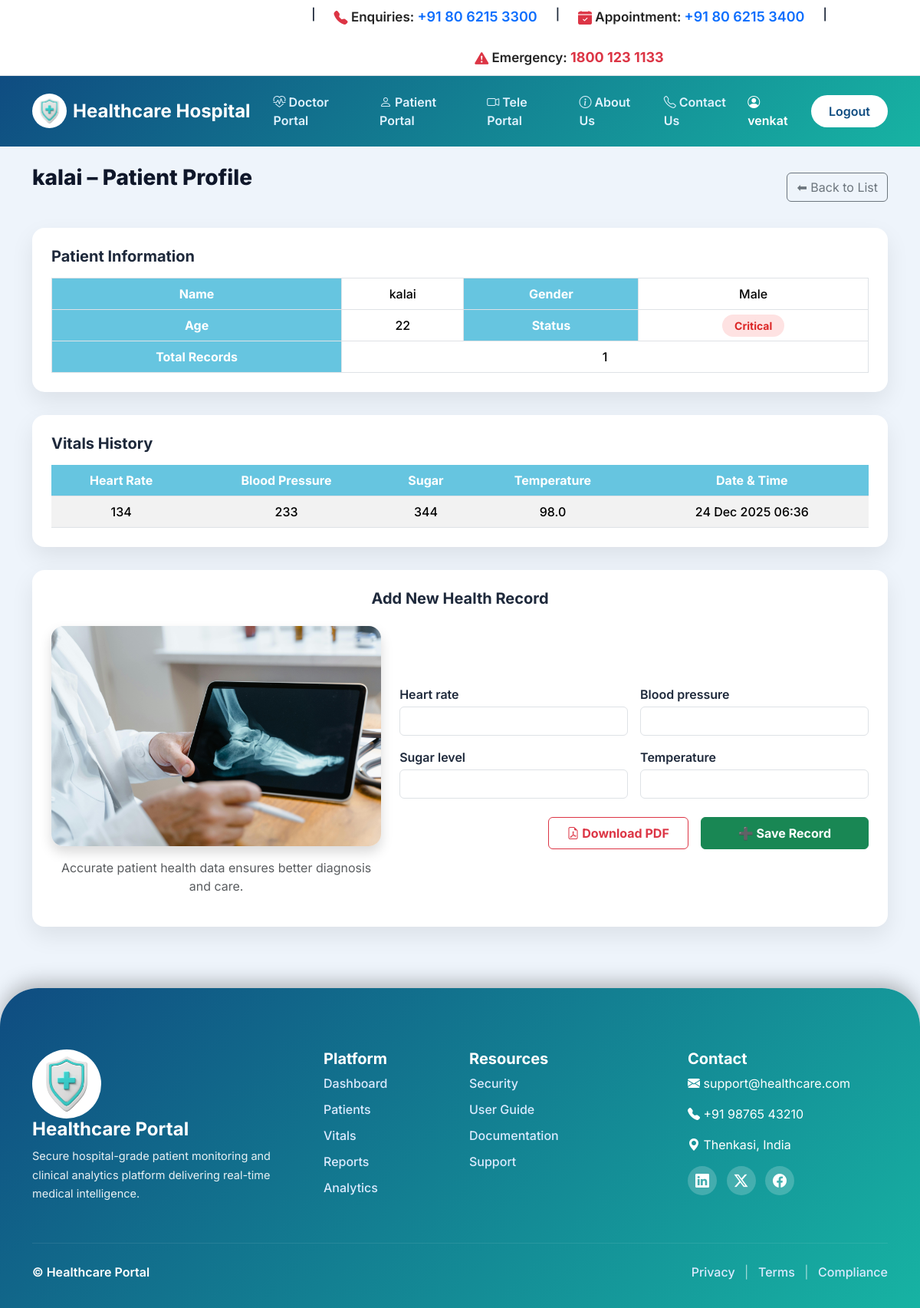
The app's page /patients/8/ (signed in) with its own data.
### patients/models.py (models this page shows, shortened)
class Patient(models.Model):
    GENDER_CHOICES = [
        ('Male', 'Male'),
        ('Female', 'Female'),
        ('Other', 'Other')
    ]
    name = models.CharField(max_length=200)
    age = models.PositiveIntegerField()
    gender = models.CharField(max_length=10, choices=GENDER_CHOICES)
    contact = models.CharField(max_length=20)
    address = models.TextField()
    created_at = models.DateTimeField(default=timezone.now)

class HealthRecord(models.Model):
    patient = models.ForeignKey(Patient, on_delete=models.CASCADE)
    heart_rate = models.PositiveIntegerField()
    blood_pressure = models.CharField(max_length=50)
    sugar_level = models.PositiveIntegerField()
    temperature = models.FloatField()
    updated_at = models.DateTimeField(auto_now=True)

### patients/views.py (the view, shortened to what this page needs)
# urls.py: path('patients/<int:pk>/', views.patient_detail, name='patient_detail'),
def patient_detail(request, pk):
    if not request.session.get("logged_in"):
        return redirect("login")
    patient = get_object_or_404(Patient, pk=pk)
    records = HealthRecord.objects.filter(patient=patient).order_by('-updated_at')
    form = HealthForm()
    return render(request, "patient_detail.html", {
        "patient": patient,
        "records": records,
        "form": form
    })

### patients/forms.py
class HealthForm(forms.ModelForm):
    class Meta:
        model = HealthRecord
        fields = ['heart_rate', 'blood_pressure', 'sugar_level', 'temperature']
        widgets = {
            'heart_rate': forms.NumberInput(attrs={'class': 'form-control'}),
            'blood_pressure': forms.TextInput(attrs={'class': 'form-control'}),
            'sugar_level': forms.NumberInput(attrs={'class': 'form-control'}),
            'temperature': forms.NumberInput(attrs={'class': 'form-control'}),
        }

### patients/templates/patient_detail.html (shortened to what this page needs)
{% extends "base.html" %}
{% load static %}
{% block content %}
<div class="d-flex justify-content-between align-items-center mb-4">
    <h2 class="page-title">
        {{ patient.name }} – Patient Profile
    </h2>
    <a href="{% url 'patient_list' %}" class="btn btn-outline-secondary">
        ⬅ Back to List
    </a>
</div>
<div class="table-section">
    <h5 class="fw-bold mb-3">Patient Information</h5>
    <table class="table table-bordered mb-0">
        <tr>
            <th>Name</th>
            <td>{{ patient.name }}</td>
            <th>Gender</th>
            <td>{{ patient.gender }}</td>
        </tr>
        <tr>
            <th>Age</th>
            <td>{{ patient.age }}</td>
            <th>Status</th>
            <td>
                {% if records.last.heart_rate and records.last.heart_rate > 100 %}
                    <span class="status-badge status-critical">Critical</span>
                {% else %}
                    <span class="status-badge status-stable">Stable</span>
                {% endif %}
            </td>
        </tr>
        <tr>
            <th>Total Records</th>
            <td colspan="3">{{ records|length }}</td>
        </tr>
    </table>
</div>
<div class="table-section">
    <h5 class="fw-bold mb-3">Vitals History</h5>
    <div class="table-responsive">
        <table class="table table-striped table-hover mb-0">
            <thead>
                <tr>
                    <th>Heart Rate</th>
                    <th>Blood Pressure</th>
                    <th>Sugar</th>
                    <th>Temperature</th>
                    <th>Date & Time</th>
                </tr>
            </thead>
            <tbody>
                {% for r in records %}
                <tr>
                    <td>{{ r.heart_rate|default:"--" }}</td>
                    <td>{{ r.blood_pressure|default:"--" }}</td>
                    <td>{{ r.sugar_level|default:"--" }}</td>
                    <td>{{ r.temperature|default:"--" }}</td>
                    <td>{{ r.updated_at|date:"d M Y H:i" }}</td>
                </tr>
                {% empty %}
                <tr>
                    <td colspan="5" class="text-center text-muted">
                        No health records found
                    </td>
                </tr>
                {% endfor %}
            </tbody>
        </table>
    </div>
</div>
<div class="table-section">
    <h5 class="fw-bold mb-4 text-center">Add New Health Record</h5>
    <div class="row align-items-center g-4">
        <div class="col-lg-5 text-center">
            <img src="/static/images/pic17.jpg"
                 alt="Health Record"
                 class="img-fluid rounded-4 shadow"
                 style="max-height: 320px;">
            <p class="text-muted mt-3">
                Accurate patient health data ensures better diagnosis and care.
            </p>
        </div>
        <div class="col-lg-7">
            <form method="POST">
                <div class="row g-3">
                    {% for field in form %}
                    <div class="col-md-6">
                        <label class="fw-semibold mb-1">
                            {{ field.label }}
                        </label>
                        {{ field }}
                    </div>
                    {% endfor %}
                </div>
                <div class="d-flex justify-content-end gap-3 mt-4">
                  <a href="{% url 'patient_pdf' patient.id %}"
                    class="btn btn-outline-danger px-4 py-2 fw-bold">
                    <i class="bi bi-file-earmark-pdf"></i> Download PDF
                    </a>
                    <button type="submit"
                            class="btn btn-success px-5 py-2 fw-bold">
                        ➕ Save Record
                    </button>
                </div>
            </form>
        </div>
    </div>
</div>
{% endblock %}

### patients/templates/base.html (shortened to what this page needs)
{% load static %}
<!DOCTYPE html>
<html lang="en">
<head>
    <link href="https://cdn.jsdelivr.net/npm/bootstrap@5.3.3/dist/css/bootstrap.min.css" rel="stylesheet">
    <link href="https://cdn.jsdelivr.net/npm/bootstrap-icons@1.11.1/font/bootstrap-icons.css" rel="stylesheet">
</head>
<body>
<div class="top-header py-2 border-bottom">
  <div class="container">
    <div class="row align-items-center text-center text-lg-start">
      <div class="col-lg-9 mb-2 mb-lg-0">
        <div class="d-flex flex-wrap justify-content-center gap-4 small fw-semibold">
            |
          <span>
            <i class="bi bi-telephone-fill text-danger"></i>
            Enquiries: <span class="text-primary">+91 80 6215 3300</span>
          </span> |
          <span>
            <i class="bi bi-calendar-check-fill text-danger"></i>
            Appointment: <span class="text-primary">+91 80 6215 3400</span>
          </span>|
          <span>
            <i class="bi bi-exclamation-triangle-fill text-danger"></i>
            Emergency: <span class="text-danger fw-bold">1800 123 1133</span>
          </span>
        </div>
      </div>
    </div>
  </div>
</div>
<nav class="navbar navbar-expand-lg navbar-dark medical-navbar">
  <div class="container">
    <a class="navbar-brand d-flex align-items-center gap-2" href="{% url 'overview' %}">
      <img src="{% static 'images/name1.jpg' %}"
           style="width:45px;height:45px;border-radius:50%;background:#fff;padding:4px">
      Healthcare Hospital
    </a>
    <div class="collapse navbar-collapse" id="mainNavbar">
      <ul class="navbar-nav mx-auto">
        <li class="nav-item">
          <a class="nav-link" href="{% url 'doctor_portal' %}">
            <i class="bi bi-heart-pulse"></i> Doctor Portal
          </a>
        </li>
        <li class="nav-item">
          <a class="nav-link" href="{% url 'patient_portal' %}">
            <i class="bi bi-person"></i> Patient Portal
          </a>
        </li>
        <li class="nav-item">
          <a class="nav-link" href="{% url 'tele_portal' %}">
            <i class="bi bi-camera-video"></i> Tele Portal
          </a>
        </li>
        <li class="nav-item">
          <a class="nav-link" href="{% url 'about' %}">
            <i class="bi bi-info-circle"></i> About Us
          </a>
        </li>
        <li class="nav-item">
          <a class="nav-link" href="{% url 'contact' %}">
            <i class="bi bi-telephone"></i> Contact Us
          </a>
        </li>
      </ul>
      {% if user.is_authenticated %}
        <span class="text-white fw-semibold me-3">
          <i class="bi bi-person-circle"></i> {{ user.username }}
        </span>
        <a href="{% url 'logout' %}" class="btn btn-nav">Logout</a>
      {% else %}
        <a href="{% url 'login' %}" class="btn btn-nav">Login</a>
      {% endif %}
    </div>
  </div>
</nav>
<main class="container mt-4 mb-5">
    {% block content %}{% endblock %}
</main>
<footer class="medical-footer">
  <div class="container">
    <div class="row gy-4">
      <div class="col-lg-4">
        <div class="footer-brand">
          <img src="{% static 'images/name1.jpg' %}">
          <h4>Healthcare Portal</h4>
          <p>
            Secure hospital-grade patient monitoring and clinical analytics
            platform delivering real-time medical intelligence.
          </p>
        </div>
      </div>
      <div class="col-lg-2 col-md-6">
        <h5>Platform</h5>
        <ul>
          <li><a href="{% url 'overview' %}">Dashboard</a></li>
          <li><a href="#">Patients</a></li>
          <li><a href="#">Vitals</a></li>
          <li><a href="#">Reports</a></li>
          <li><a href="#">Analytics</a></li>
        </ul>
      </div>
      <div class="col-lg-3 col-md-6">
        <h5>Resources</h5>
        <ul>
          <li><a href="#">Security</a></li>
          <li><a href="#">User Guide</a></li>
          <li><a href="#">Documentation</a></li>
          <li><a href="#">Support</a></li>
        </ul>
      </div>
      <div class="col-lg-3">
        <h5>Contact</h5>
        <p><i class="bi bi-envelope-fill"></i> support@healthcare.com</p>
        <p><i class="bi bi-telephone-fill"></i> +91 98765 43210</p>
        <p><i class="bi bi-geo-alt-fill"></i> Thenkasi, India</p>
        <div class="footer-social mt-2">
          <a href="#"><i class="bi bi-linkedin"></i></a>
          <a href="#"><i class="bi bi-twitter-x"></i></a>
          <a href="#"><i class="bi bi-facebook"></i></a>
        </div>
      </div>
    </div>
    <hr>
    <div class="footer-bottom">
      <p>© {{ now|date:"Y" }} Healthcare Portal</p>
      <div class="footer-bottom-links">
        <a href="#">Privacy</a>
        <span>|</span>
        <a href="#">Terms</a>
        <span>|</span>
        <a href="#">Compliance</a>
      </div>
    </div>
  </div>
</footer>
</body>
</html>

### patients/templates/base.html (style rules this page uses)
:root { --primary:#0f4c81; --accent:#17b3a3; --dark:#0f172a; --light:#f8fafc; --glass:rgba(255,255,255,.95); }
body { background:#eef4fb; font-family:'Inter','Segoe UI',sans-serif; color:#1e293b; }
.top-header { background-color: #ffffff; font-size: 17px; }
.top-header span { font-size: 17px; color: #222; }
.top-header i { font-size: 18px; vertical-align: middle; }
.top-header .text-primary { font-size: 18px; font-weight: 600; }
.top-header .text-danger { font-size: 18px; font-weight: 700; }
.top-header .fw-semibold { gap: 16px; }
.medical-navbar { background:linear-gradient(135deg,var(--primary),var(--accent)); padding:14px 0; position:sticky; top:0; z-index:1200; }
.navbar-brand { font-size:24px; font-weight:700; }
.nav-link { color:#e0f2fe !important; font-weight:600; margin:0 6px; }
.btn-nav { background:#fff; color:var(--primary); border-radius:30px; padding:8px 22px; font-weight:600; }
main { min-height:70vh; }
.medical-footer { background:linear-gradient(135deg,var(--primary),var(--accent)); color:#fff; padding:80px 0 35px; margin-top:80px; border-top-left-radius:50px; border-top-right-radius:50px; box-shadow:0 -8px 25px rgba(0,0,0,.25); }
.medical-footer h4, .medical-footer h5 { font-weight:700; }
.medical-footer ul { list-style:none; padding:0; }
.medical-footer ul li { margin-bottom:10px; }
.medical-footer a { color:#dbeafe; text-decoration:none; font-weight:500; }
.footer-brand img { width:90px; height:90px; border-radius:50%; background:#fff; padding:4px; }
.footer-brand p { opacity:.9; font-size:14.5px; line-height:1.7; }
.footer-social a { display:inline-flex; align-items:center; justify-content:center; width:38px; height:38px; border-radius:50%; background:rgba(255,255,255,.2); margin-right:8px; color:#fff; font-size:18px; transition:.3s; }
.medical-footer hr { border-color:rgba(255,255,255,.35); margin:35px 0 25px; }
.footer-bottom { display:flex; justify-content:space-between; align-items:center; flex-wrap:wrap; gap:12px; }
.footer-bottom p { margin:0; font-weight:600; }
.footer-bottom-links span { margin:0 8px; opacity:.6; }

### patients/templates/patient_detail.html (style rules this page uses)
.page-title { font-size: 28px; font-weight: 800; margin-bottom: 25px; color: #0f172a; }
.table-section { background: #ffffff; border-radius: 16px; padding: 25px; box-shadow: 0 12px 30px rgba(0,0,0,0.08); margin-bottom: 30px; }
.table th { background: #66c5e0; color: #ffffff; font-weight: 700; text-align: center; vertical-align: middle; }
.table td { text-align: center; vertical-align: middle; font-weight: 500; }
.status-badge { padding: 6px 16px; border-radius: 30px; font-weight: 700; font-size: 14px; }
.status-critical { background: #fee2e2; color: #dc2626; }

### records on screen
Patient: name "kalai", gender "Male", age "22"
HealthRecord: heart_rate "134", blood_pressure "233", sugar_level "344", temperature "98.0", updated_at "24 Dec 2025 06:36"

### other values on screen
{{ user.username }} "venkat"
{{ records|length }} "1"
{{ field.label }} "Heart rate" "Blood pressure" "Sugar level" "Temperature"
